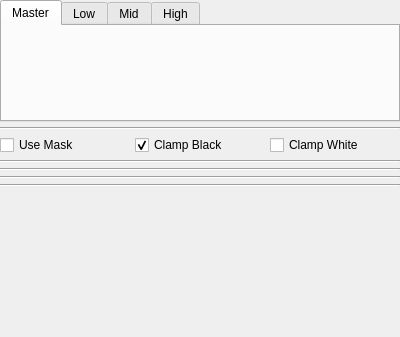
<?xml version="1.0" encoding="UTF-8"?>
<ui version="4.0">
 <class>ColorPropertiesEntity</class>
 <widget class="QWidget" name="ColorPropertiesEntity">
  <property name="geometry">
   <rect>
    <x>0</x>
    <y>0</y>
    <width>400</width>
    <height>337</height>
   </rect>
  </property>
  <property name="windowTitle">
   <string>Form</string>
  </property>
  <layout class="QVBoxLayout" name="verticalLayout">
   <property name="spacing">
    <number>5</number>
   </property>
   <property name="leftMargin">
    <number>0</number>
   </property>
   <property name="topMargin">
    <number>0</number>
   </property>
   <property name="rightMargin">
    <number>0</number>
   </property>
   <property name="bottomMargin">
    <number>0</number>
   </property>
   <item>
    <widget class="QTabWidget" name="tabWidget">
     <property name="minimumSize">
      <size>
       <width>0</width>
       <height>0</height>
      </size>
     </property>
     <property name="maximumSize">
      <size>
       <width>16777215</width>
       <height>170</height>
      </size>
     </property>
     <property name="currentIndex">
      <number>0</number>
     </property>
     <widget class="QWidget" name="master">
      <property name="maximumSize">
       <size>
        <width>16777215</width>
        <height>16777215</height>
       </size>
      </property>
      <attribute name="title">
       <string>Master</string>
      </attribute>
      <layout class="QVBoxLayout" name="masterLayout">
       <property name="spacing">
        <number>0</number>
       </property>
       <property name="leftMargin">
        <number>0</number>
       </property>
       <property name="topMargin">
        <number>5</number>
       </property>
       <property name="rightMargin">
        <number>0</number>
       </property>
       <property name="bottomMargin">
        <number>2</number>
       </property>
      </layout>
     </widget>
     <widget class="QWidget" name="shadows">
      <property name="minimumSize">
       <size>
        <width>0</width>
        <height>0</height>
       </size>
      </property>
      <attribute name="title">
       <string>Low</string>
      </attribute>
      <layout class="QVBoxLayout" name="shadowsLayout">
       <property name="spacing">
        <number>0</number>
       </property>
       <property name="leftMargin">
        <number>0</number>
       </property>
       <property name="topMargin">
        <number>5</number>
       </property>
       <property name="rightMargin">
        <number>0</number>
       </property>
       <property name="bottomMargin">
        <number>2</number>
       </property>
      </layout>
     </widget>
     <widget class="QWidget" name="midtones">
      <attribute name="title">
       <string>Mid</string>
      </attribute>
      <layout class="QVBoxLayout" name="midtonesLayout">
       <property name="spacing">
        <number>0</number>
       </property>
       <property name="leftMargin">
        <number>0</number>
       </property>
       <property name="topMargin">
        <number>5</number>
       </property>
       <property name="rightMargin">
        <number>0</number>
       </property>
       <property name="bottomMargin">
        <number>2</number>
       </property>
      </layout>
     </widget>
     <widget class="QWidget" name="highlights">
      <attribute name="title">
       <string>High</string>
      </attribute>
      <layout class="QVBoxLayout" name="highlightsLayout">
       <property name="spacing">
        <number>0</number>
       </property>
       <property name="leftMargin">
        <number>0</number>
       </property>
       <property name="topMargin">
        <number>5</number>
       </property>
       <property name="rightMargin">
        <number>0</number>
       </property>
       <property name="bottomMargin">
        <number>2</number>
       </property>
      </layout>
     </widget>
    </widget>
   </item>
   <item>
    <widget class="Line" name="line">
     <property name="orientation">
      <enum>Qt::Horizontal</enum>
     </property>
    </widget>
   </item>
   <item>
    <layout class="QHBoxLayout" name="horizontalLayout">
     <item>
      <widget class="QCheckBox" name="maskCheckBox">
       <property name="text">
        <string>Use Mask</string>
       </property>
      </widget>
     </item>
     <item>
      <widget class="QCheckBox" name="clampBlackCheckBox">
       <property name="text">
        <string>Clamp Black</string>
       </property>
       <property name="checked">
        <bool>true</bool>
       </property>
      </widget>
     </item>
     <item>
      <widget class="QCheckBox" name="clampWhiteCheckBox">
       <property name="text">
        <string>Clamp White</string>
       </property>
      </widget>
     </item>
    </layout>
   </item>
   <item>
    <widget class="Line" name="line_2">
     <property name="orientation">
      <enum>Qt::Horizontal</enum>
     </property>
    </widget>
   </item>
   <item>
    <widget class="Line" name="line_5">
     <property name="orientation">
      <enum>Qt::Horizontal</enum>
     </property>
    </widget>
   </item>
   <item>
    <widget class="Line" name="line_3">
     <property name="orientation">
      <enum>Qt::Horizontal</enum>
     </property>
    </widget>
   </item>
   <item>
    <widget class="Line" name="line_4">
     <property name="orientation">
      <enum>Qt::Horizontal</enum>
     </property>
    </widget>
   </item>
   <item>
    <spacer name="verticalSpacer">
     <property name="orientation">
      <enum>Qt::Vertical</enum>
     </property>
     <property name="sizeHint" stdset="0">
      <size>
       <width>20</width>
       <height>150</height>
      </size>
     </property>
    </spacer>
   </item>
  </layout>
 </widget>
 <resources/>
 <connections/>
</ui>
